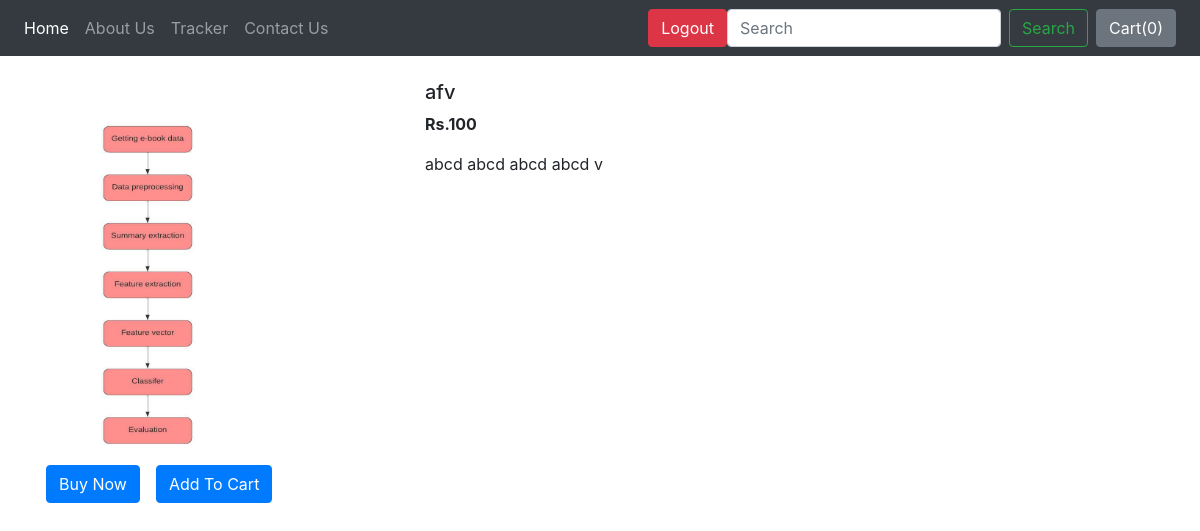
Page /shop/products/4 (signed in) on the committed database.
### shop/models.py (models this page shows, shortened)
class Product(models.Model):
    Stat = (
    (1, 'Available'),
  )
    product_id = models.AutoField
    product_name = models.CharField(max_length=50,null=False)
    category = models.CharField(max_length=50, null=False)
    status=models.IntegerField(default=1,choices=Stat,null=False)
    price = models.PositiveIntegerField(null=False)
    desc = models.CharField(max_length=300,null=False)
    pub_date = models.DateField(null=False)
    image = models.ImageField(upload_to='shop/images', default="",null=False)
    owner_name=models.CharField(max_length=50,null=False)

### shop/views.py (the view)
# urls.py: path("products/<int:myid>", views.productView, name="ProductView"),
@login_required
def productView(request, myid):
    product = Product.objects.filter(id=myid)
    return render(request, 'shop/prodView.html', {'product':product[0]})

### shop/templates/shop/prodView.html (shortened to what this page needs)
{% extends 'shop/basic.html' %}
{% block body %}
<div class="container my-4">
    <div class="row">
    <div class="col-md-4">
    <div class="row">
        <img src="/media/{{product.image}}" width="233px" height="385px">
    </div>
        <div class="row">
            <button class="btn btn-primary mx-3">Buy Now</button>
            <button class="btn btn-primary">Add To Cart</button>
        </div>
    </div>
    <div class="col-md-8">
        <h5>{{product.product_name}}</h5>
        <p><b>Rs.{{product.price}} </b></p>
        <p>{{product.desc}}</p>
    </div>
    </div>
</div>
{% endblock %}

### rows in the picture
Product: image (picture), product_name "afv", price "100", desc "abcd abcd abcd abcd v"
